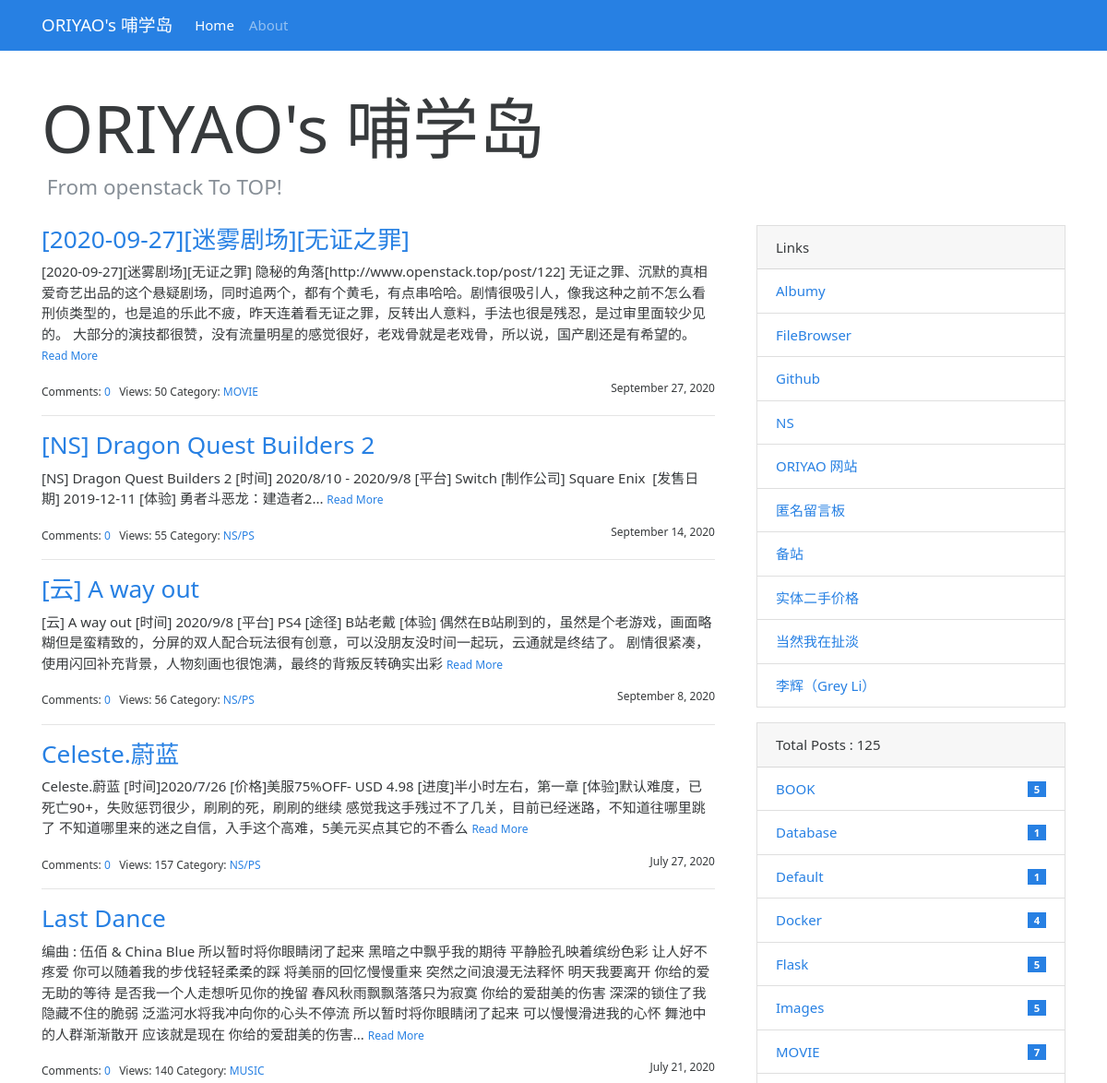
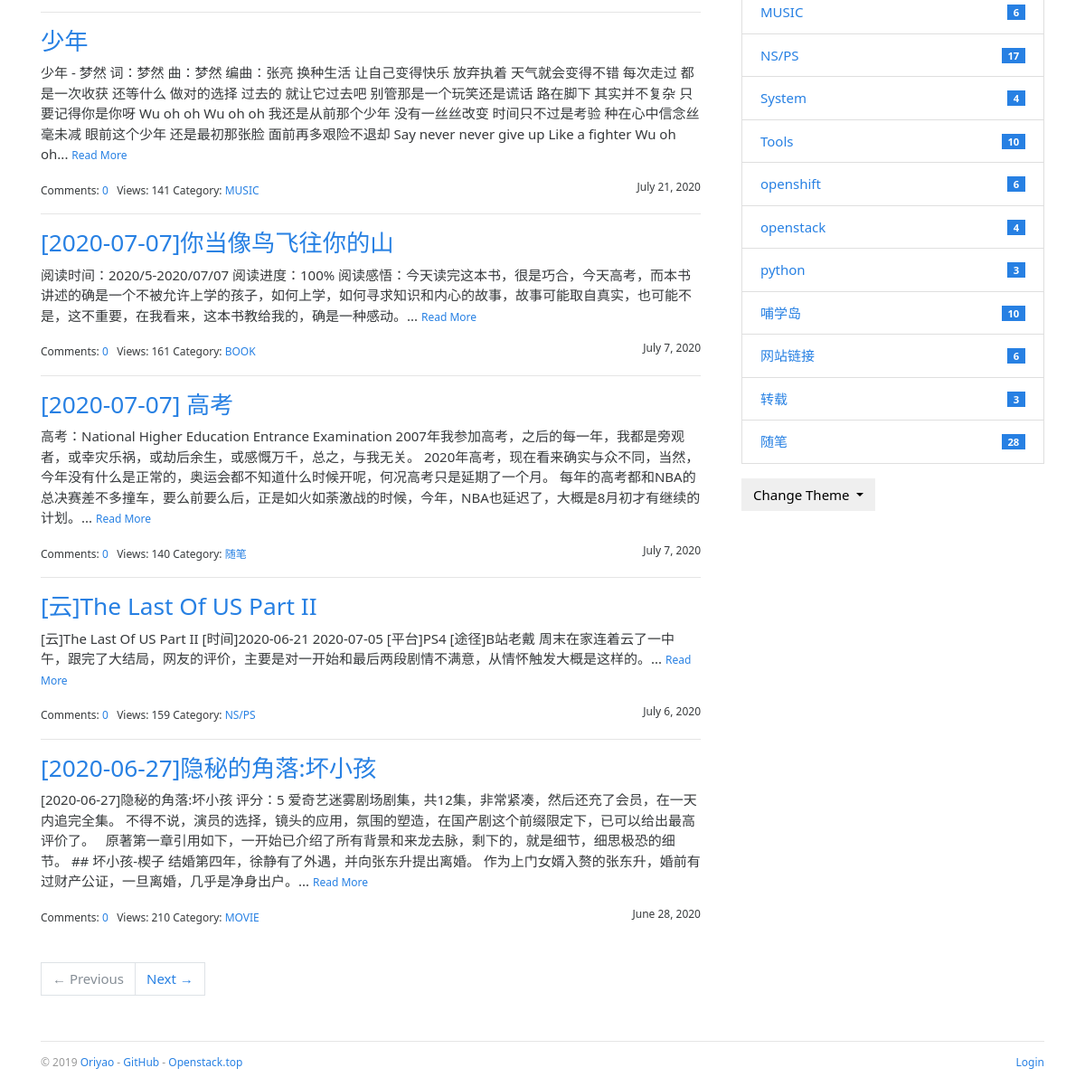
The page / on the database its author committed (2 pictures, top to bottom).
### bluelog/models.py (models this page shows, shortened)
class Admin(db.Model, UserMixin):
    id = db.Column(db.Integer, primary_key=True)
    username = db.Column(db.String(20))
    password_hash = db.Column(db.String(128))
    blog_title = db.Column(db.String(60))
    blog_sub_title = db.Column(db.String(100))
    name = db.Column(db.String(30))
    about = db.Column(db.Text)

class Post(db.Model):
    id = db.Column(db.Integer, primary_key=True)
    title = db.Column(db.String(60))
    body = db.Column(db.Text)
    views = db.Column(db.Integer,default=0)
    timestamp = db.Column(db.DateTime, default=datetime.utcnow, index=True)
    can_comment = db.Column(db.Boolean, default=True)
    category_id = db.Column(db.Integer, db.ForeignKey('category.id'))
    category = db.relationship('Category', back_populates='posts')
    comments = db.relationship('Comment', back_populates='post', cascade='all, delete-orphan')

class Category(db.Model):
    id = db.Column(db.Integer, primary_key=True)
    name = db.Column(db.String(30), unique=True)
    posts = db.relationship('Post', back_populates='category')

class Link(db.Model):
    id = db.Column(db.Integer, primary_key=True)
    name = db.Column(db.String(30))
    url = db.Column(db.String(255))

### bluelog/blueprints/blog.py (the view)
@blog_bp.route('/')
def index():
    page = request.args.get('page', 1, type=int)
    per_page = current_app.config['BLUELOG_POST_PER_PAGE']
    pagination = Post.query.order_by(Post.timestamp.desc()).paginate(page, per_page=per_page)
    posts = pagination.items
    totalposts=len(Post.query.all())
    return render_template('blog/index.html', pagination=pagination, posts=posts,totalposts=totalposts)

### bluelog/__init__.py (called while the page is built)
def register_template_context(app):
    @app.context_processor
    def make_template_context():
        admin = Admin.query.first()
        categories = Category.query.order_by(Category.name).all()
        links = Link.query.order_by(Link.name).all()
        if current_user.is_authenticated:
            unread_comments = Comment.query.filter_by(reviewed=False).count()
        else:
            unread_comments = None
        return dict(
            admin=admin, categories=categories,
            links=links, unread_comments=unread_comments)

def register_request_handlers(app):
    @app.after_request
    def query_profiler(response):
        for q in get_debug_queries():
            if q.duration >= app.config['BLUELOG_SLOW_QUERY_THRESHOLD']:
                app.logger.warning(
                    'Slow query: Duration: %fs\n Context: %s\nQuery: %s\n '
                    % (q.duration, q.context, q.statement)
                )
        return response

### bluelog/templates/blog/index.html (shortened to what this page needs)
{% extends 'base.html' %}
{% from 'bootstrap/pagination.html' import render_pager %}
{% block content %}
    <div class="page-header">
        <h1 class="display-3">{{ admin.blog_title|default('Blog Title') }}</h1>
        <h4 class="text-muted">&nbsp;{{ admin.blog_sub_title|default('Blog Subtitle') }}</h4>
    </div>
    <div class="row">
        <div class="col-sm-8">
            {% include 'blog/_posts.html' %}
            {% if posts %}
                <div class="page-footer">{{ render_pager(pagination) }}</div>
            {% endif %}
        </div>
        <div class="col-sm-4 sidebar">
            {% include 'blog/_sidebar.html' %}
        </div>
    </div>
{% endblock %}

### bluelog/templates/base.html (shortened to what this page needs)
{% from 'bootstrap/nav.html' import render_nav_item %}
<!DOCTYPE html>
<html lang="en">
<head>
    {% block head %}
        <link rel="stylesheet"
              href="{{ url_for('static', filename='css/%s.min.css' % request.cookies.get('theme', 'perfect_blue')) }}"
              type="text/css">
        <link rel="stylesheet" href="{{ url_for('static', filename='css/style.css') }}" type="text/css">
    {% endblock head %}
</head>
<body>
{% block nav %}
    <nav class="navbar navbar-expand-lg navbar-dark bg-primary">
        <div class="container">
            <a class="navbar-brand" href="{{ url_for('blog.index') }}">{{ admin.blog_title }}</a>
            <div class="collapse navbar-collapse" id="navbarColor01">
                <ul class="navbar-nav mr-auto">
                    {{ render_nav_item('blog.index', 'Home') }}
                    {{ render_nav_item('blog.about', 'About') }}
                </ul>
            </div>
        </div>
    </nav>
{% endblock nav %}
<main class="container">
    {% block content %}{% endblock content %}
    {% block footer %}
        <footer>
            <p class="float-left">
                <small> &copy; 2019 <a href="http://oriyao.com/" title="Written by oriyao">Oriyao</a> -
                    <a href="https://github.com/oriyao" title="Fork me on GitHub">GitHub</a> -
                    <a href="http://openstack.top/" title="A pkm project">Openstack.top</a>
                </small>
            </p>
            <p class="float-right">
                <small>
                    {% if current_user.is_authenticated %}
                        <a href="{{ url_for('auth.logout', next=request.full_path) }}">Logout</a>
                    {% else %}
                        <a href="{{ url_for('auth.login', next=request.full_path) }}">Login</a>
                    {% endif %}
                </small>
            </p>
        </footer>
    {% endblock footer %}
</main>
</body>
</html>

### bluelog/templates/blog/_posts.html (shortened to what this page needs)
{% if posts %}
    {% for post in posts %}
        <h3 class="text-primary"><a href="{{ url_for('.show_post', post_id=post.id) }}">{{ post.title }}</a></h3>
        <p>
            {{ post.body|striptags|truncate }}
            <small><a href="{{ url_for('.show_post', post_id=post.id) }}">Read More</a></small>
        </p>
        <small>
            Comments: <a href="{{ url_for('.show_post', post_id=post.id) }}#comments">{{ post.comments|length }}</a>&nbsp;&nbsp;
            Views: {{ post.views }}
            Category: <a
                href="{{ url_for('.show_category', category_id=post.category.id) }}">{{ post.category.name }}</a>
            <span class="float-right">{{ moment(post.timestamp).format('LL') }}</span>
        </small>
        {% if not loop.last %}
            <hr>
        {% endif %}
    {% endfor %}
{% endif %}

### bluelog/templates/blog/_sidebar.html (shortened to what this page needs)
{% if links %}
    <div class="card mb-3">
        <div class="card-header">Links</div>
        <ul class="list-group list-group-flush">
            {% for link in links %}
                <li class="list-group-item  list-group-item-action d-flex justify-content-between align-items-center">
                    <a href="{{ link.url }}" target="_blank">{{ link.name }}</a>
                </li>
            {% endfor %}
        </ul>
    </div>
{% endif %}
{% if categories %}
    <div class="card mb-3">
        <div class="card-header"> Total Posts :  {{ totalposts }}</div>
        <ul class="list-group list-group-flush">
            {% for category in categories %}
                <li class="list-group-item  list-group-item-action d-flex justify-content-between align-items-center">
                    <a href="{{ url_for('blog.show_category', category_id=category.id) }}">
                        {{ category.name }}
                    </a>
                    <span class="badge badge-primary badge-pill"> {{ category.posts|length }}</span>
                </li>
            {% endfor %}
        </ul>
    </div>
{% endif %}
<div class="dropdown">
    <button class="btn btn-default dropdown-toggle" type="button" id="dropdownMenuButton"
            data-toggle="dropdown" aria-haspopup="true" aria-expanded="false">
        Change Theme
    </button>
</div>

### bluelog/static/css/style.css (style rules this page uses)
nav { margin-bottom: 20px; }
.page-header { padding-top: 20px; padding-bottom: 20px; }
.sidebar { padding-left: 30px; }
footer { margin-top: 30px; padding: 10px 0 40px; color: #999; border-top: 1px solid #e5e5e5; }
.page-footer { padding-top: 40px; }

### rows shown on the page
Admin: blog_title "ORIYAO's 哺学岛", blog_sub_title "From openstack To TOP!"
Post: title "[2020-09-27][迷雾剧场][无证之罪]", body "[2020-09-27][迷雾剧场][无证之罪] 隐秘的角落[http://www.openstack.top/post/122] 无证之罪、沉默的真相 爱奇艺出品的这个悬疑剧场，同时追两个，都有个黄毛，有点串哈哈。剧情很吸引人，像我这种之前不怎么看刑侦类型的，也是追的乐此不疲，昨天连着看无证之罪，反转出人意料，手法也很是残忍，是过审里面较少见的。 大部分的演技都很赞，没有流量明星的感觉很好，老戏骨就是老戏骨，所以说，国产剧还是有希望的。", comments|length "0", views "50", category.name "MOVIE", timestamp "September 27, 2020"
Post: title "[NS] Dragon Quest Builders 2", body "[NS] Dragon Quest Builders 2 [时间] 2020/8/10 - 2020/9/8 [平台] Switch [制作公司] Square Enix [发售日期] 2019-12-11 [体验] 勇者斗恶龙：建造者2...", comments|length "0", views "55", category.name "NS/PS", timestamp "September 14, 2020"
Post: title "[云] A way out", body "[云] A way out [时间] 2020/9/8 [平台] PS4 [途径] B站老戴 [体验] 偶然在B站刷到的，虽然是个老游戏，画面略糊但是蛮精致的，分屏的双人配合玩法很有创意，可以没朋友没时间一起玩，云通就是终结了。 剧情很紧凑，使用闪回补充背景，人物刻画也很饱满，最终的背叛反转确实出彩", comments|length "0", views "56", category.name "NS/PS", timestamp "September 8, 2020"
Post: title "Celeste.蔚蓝", body "Celeste.蔚蓝 [时间]2020/7/26 [价格]美服75%OFF- USD 4.98 [进度]半小时左右，第一章 [体验]默认难度，已死亡90+，失败惩罚很少，刷刷的死，刷刷的继续 感觉我这手残过不了几关，目前已经迷路，不知道往哪里跳了 不知道哪里来的迷之自信，入手这个高难，5美元买点其它的不香么", comments|length "0", views "157", category.name "NS/PS", timestamp "July 27, 2020"
Post: title "Last Dance", body "编曲 : 伍佰 & China Blue 所以暂时将你眼睛闭了起来 黑暗之中飘乎我的期待 平静脸孔映着缤纷色彩 让人好不疼爱 你可以随着我的步伐轻轻柔柔的踩 将美丽的回忆慢慢重来 突然之间浪漫无法释怀 明天我要离开 你给的爱无助的等待 是否我一个人走想听见你的挽留 春风秋雨飘飘落落只为寂寞 你给的爱甜美的伤害 深深的锁住了我隐藏不住的脆弱 泛滥河水将我冲向你的心头不停流 所以暂时将你眼睛闭了起来 可以慢慢滑进我的心怀 舞池中的人群渐渐散开 应该就是现在 你给的爱甜美的伤害...", comments|length "0", views "140", category.name "MUSIC", timestamp "July 21, 2020"
Post: title "少年", body "少年 - 梦然 词：梦然 曲：梦然 编曲：张亮 换种生活 让自己变得快乐 放弃执着 天气就会变得不错 每次走过 都是一次收获 还等什么 做对的选择 过去的 就让它过去吧 别管那是一个玩笑还是谎话 路在脚下 其实并不复杂 只要记得你是你呀 Wu oh oh Wu oh oh 我还是从前那个少年 没有一丝丝改变 时间只不过是考验 种在心中信念丝毫未减 眼前这个少年 还是最初那张脸 面前再多艰险不退却 Say never never give up Like a fighter Wu oh oh...", comments|length "0", views "141", category.name "MUSIC", timestamp "July 21, 2020"
Post: title "[2020-07-07]你当像鸟飞往你的山", body "阅读时间：2020/5-2020/07/07 阅读进度：100% 阅读感悟：今天读完这本书，很是巧合，今天高考，而本书讲述的确是一个不被允许上学的孩子，如何上学，如何寻求知识和内心的故事，故事可能取自真实，也可能不是，这不重要，在我看来，这本书教给我的，确是一种感动。...", comments|length "0", views "161", category.name "BOOK", timestamp "July 7, 2020"
Post: title "[2020-07-07] 高考", body "高考：National Higher Education Entrance Examination 2007年我参加高考，之后的每一年，我都是旁观者，或幸灾乐祸，或劫后余生，或感慨万千，总之，与我无关。 2020年高考，现在看来确实与众不同，当然，今年没有什么是正常的，奥运会都不知道什么时候开呢，何况高考只是延期了一个月。 每年的高考都和NBA的总决赛差不多撞车，要么前要么后，正是如火如荼激战的时候，今年，NBA也延迟了，大概是8月初才有继续的计划。...", comments|length "0", views "140", category.name "随笔", timestamp "July 7, 2020"
Post: title "[云]The Last Of US Part II", body "[云]The Last Of US Part II [时间]2020-06-21 2020-07-05 [平台]PS4 [途径]B站老戴 周末在家连着云了一中午，跟完了大结局，网友的评价，主要是对一开始和最后两段剧情不满意，从情怀触发大概是这样的。...", comments|length "0", views "159", category.name "NS/PS", timestamp "July 6, 2020"
Post: title "[2020-06-27]隐秘的角落:坏小孩", body "[2020-06-27]隐秘的角落:坏小孩 评分：5 爱奇艺迷雾剧场剧集，共12集，非常紧凑，然后还充了会员，在一天内追完全集。 不得不说，演员的选择，镜头的应用，氛围的塑造，在国产剧这个前缀限定下，已可以给出最高评价了。 原著第一章引用如下，一开始已介绍了所有背景和来龙去脉，剩下的，就是细节，细思极恐的细节。 ## 坏小孩-楔子 结婚第四年，徐静有了外遇，并向张东升提出离婚。 作为上门女婿入赘的张东升，婚前有过财产公证，一旦离婚，几乎是净身出户。...", comments|length "0", views "210", category.name "MOVIE", timestamp "June 28, 2020"
Link: name "Albumy"
Link: name "FileBrowser"
Link: name "Github"
Link: name "NS"
Link: name "ORIYAO 网站"
Link: name "匿名留言板"
Link: name "备站"
Link: name "实体二手价格"
Link: name "当然我在扯淡"
Link: name "李辉（Grey Li）"
Category: name "BOOK", posts|length "5"
Category: name "Database", posts|length "1"
Category: name "Default", posts|length "1"
Category: name "Docker", posts|length "4"
Category: name "Flask", posts|length "5"
Category: name "Images", posts|length "5"
Category: name "MOVIE", posts|length "7"
Category: name "MUSIC", posts|length "6"
Category: name "NS/PS", posts|length "17"
Category: name "System", posts|length "4"
Category: name "Tools", posts|length "10"
Category: name "openshift", posts|length "6"
Category: name "openstack", posts|length "4"
Category: name "python", posts|length "3"
Category: name "哺学岛", posts|length "10"
Category: name "网站链接", posts|length "6"
Category: name "转载", posts|length "3"
Category: name "随笔", posts|length "28"

### other values the page prints
{{ render_nav_item('blog.index', 'Home') }} "Home"
{{ render_nav_item('blog.about', 'About') }} "About"
{{ render_pager(pagination) }} "← Previous Next →"
{{ totalposts }} "125"
